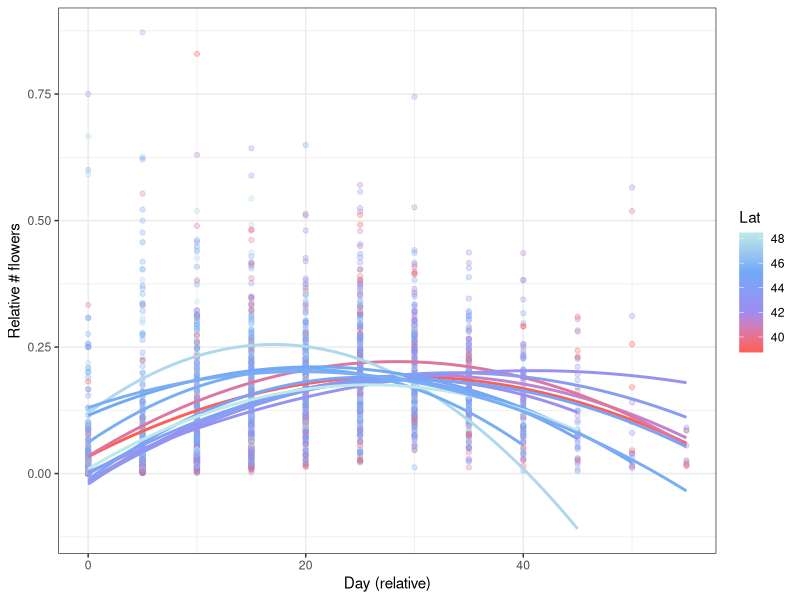
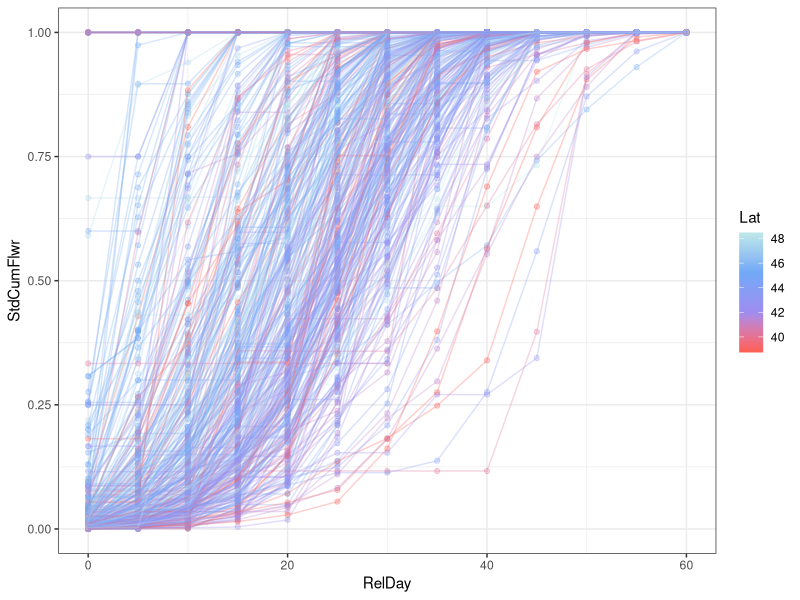
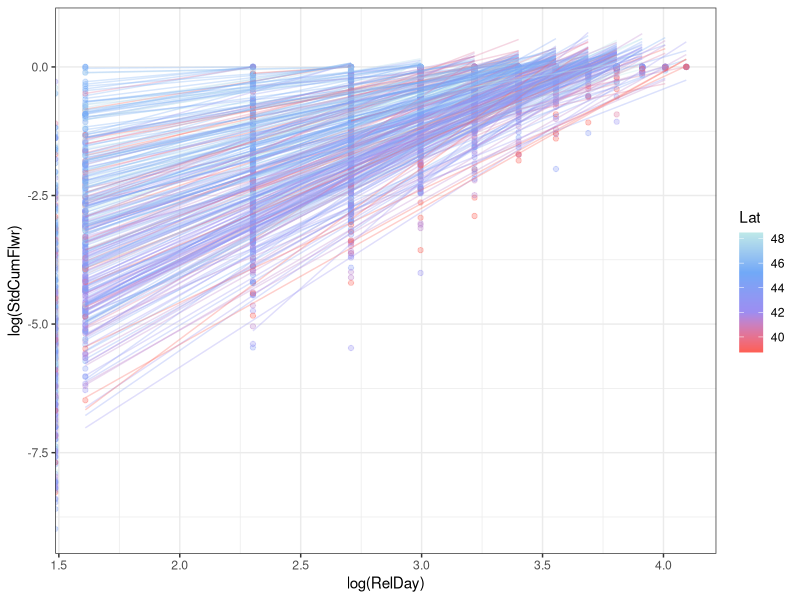
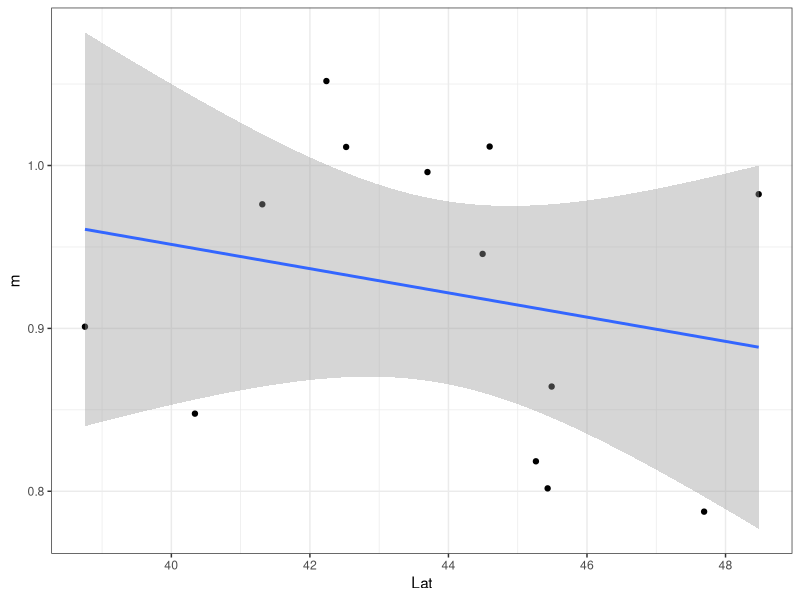

Write R code to recreate these figures, in order.
## ---- chunk 1
knitr::opts_chunk$set(echo = TRUE)
library(ggplot2)
library(tidyr)
library(viridis)
library(lme4)
library(mgcv)
## ---- chunk 2
Disp<-read.csv("LythrumDisplay2008.csv")
Disp$Block<-as.factor(gsub("[a-f]","",Disp$Row))
Disp$RelFit<-Disp$HinfW/mean(Disp$HinfW,na.rm=T)
head(Disp)
## ---- chunk 3
Days<-names(Disp)[grep("d[0-9]",names(Disp))] # Vector of names
Flwr<-Disp %>% gather(all_of(Days),key="RelDay",value="OpFlwr") # Rearrange
Flwr$RelDay<-as.numeric(gsub("d","",Flwr$RelDay)) # Remove 'd' from day
head(Flwr)
## ---- chunk 4
Flwr$AbsDay<-Flwr$RelDay+Flwr$Start # Add absolute day
Flwr$CumFlwr<-ave(Flwr$OpFlwr,Flwr$Num,FUN=cumsum) # Calculate cumulative N flowers
## ---- chunk 5
FlwrStd<-function(x){x/max(x,na.rm=T)}
FlwrStd2<-function(x){x/sum(x,na.rm=T)}
Flwr$StdCumFlwr<-ave(Flwr$CumFlwr,Flwr$Num,FUN=FlwrStd)
Flwr$StdOpFlwr<-ave(Flwr$OpFlwr,Flwr$Num,FUN=FlwrStd2)
## ---- chunk 6
# Fit quadratic
Dale<- qplot(x=AbsDay,y=OpFlwr,data=
        Flwr[Flwr$Num %in% c(1:3),],colour=as.factor(Num),
      alpha=I(0.3)) + theme_bw() + 
  geom_smooth(se=F,method="gam") # gam (generalized additive model)


# Other smoothing options to try
#  geom_smooth(method="lm",formula= y ~ x +I(x^2), se=F) # Quadratic
#  geom_smooth(se=F,method="gam") # gam (generalized additive model)

## ---- chunk 7
Lm1<-lm(OpFlwr ~ AbsDay + I(AbsDay^2), data=Flwr[Flwr$Num == 3,])
summary(Lm1)
predict(Lm1)
max(Flwr$AbsDay,na.rm=T)
## ---- chunk 8
?gam
Mod1<-gam(OpFlwr ~ s(AbsDay), data=Flwr[Flwr$Num == 3,])
summary(Mod1)

## ---- chunk 9
?predict.gam
Pred1<-predict(Mod1)
Pred1
## ---- chunk 10
for (i in 1:10){
  print(i)
}
## ---- chunk 11
ggplot(aes(x=RelDay,y=StdOpFlwr,group=Pop,colour=Lat),data=Flwr[Flwr$StdOpFlwr>0 & Flwr$StdCumFlwr<1,])+
  geom_point(alpha=I(0.3))+stat_smooth(method="lm",se=F,alpha=I(0.3),formula=y~x+I(x^2))+
  theme_bw()+
  scale_color_gradientn(colours=c("#FE5F55","#9D8DF1","#71A9F7","#BEE9E8"))+
  labs(x="Day (relative)",y="Relative # flowers")
## ---- chunk 12
ggplot(aes(x=RelDay,y=StdCumFlwr,group=Num,colour=Lat),data=Flwr)+
  geom_point(alpha=I(0.3))+geom_line(alpha=I(0.3))+
  theme_bw()+
  scale_color_gradientn(colours=c("#FE5F55","#9D8DF1","#71A9F7","#BEE9E8"))
## ---- chunk 13
ggplot(aes(x=log(RelDay),y=log(StdCumFlwr),group=Num,colour=Lat),data=Flwr[Flwr$StdOpFlwr>0 & Flwr$StdOpFlwr<1,])+
  geom_point(alpha=I(0.3))+stat_smooth(geom="line",method="lm",se=F,alpha=0.3)+
  theme_bw()+
  scale_color_gradientn(colours=c("#FE5F55","#9D8DF1","#71A9F7","#BEE9E8"))
## ---- chunk 14
# Set factor for individual IDs
Flwr$ID<-as.factor(Flwr$Num)
Flwr$Pop<-as.factor(Flwr$Lat)
## ---- chunk 15
FC<-function(x,y){
  Coef<-lm(y~x)$coefficients
  return(cbind(Coef[[1]],Coef[[2]]))
}
CurvDat<-data.frame(ID=unique(Flwr$ID),Pop=NA,a=NA,b=NA,m=NA)
for(i in unique(Flwr$ID)){
  subDat<-Flwr[Flwr$StdOpFlwr>0 & Flwr$StdOpFlwr<1,]
  subDat<-subDat[subDat$ID==i,]
  if(nrow(subDat)>5){
    Cf<-lm(StdOpFlwr~RelDay+I(RelDay^2),data=subDat)$coefficients
    CurvDat[CurvDat$ID==i,"Pop"]<-unique(subDat$Pop)
    CurvDat[CurvDat$ID==i,"m"]<-Cf[[1]]
    CurvDat[CurvDat$ID==i,"a"]<-Cf[[2]]
    CurvDat[CurvDat$ID==i,"b"]<-Cf[[3]]
    subDat<-Cf<-NA
  }
}

#FC1<-lmer(StdCumFlwr~RelDay+I(RelDay^2),
#          data=Flwr[Flwr$StdOpFlwr>0 & Flwr$StdOpFlwr<1,])
## ---- chunk 16
FR1<-lmer(log(StdCumFlwr)~log(StdOpFlwr)*Pop+(log(StdOpFlwr)|ID),
       data=Flwr[Flwr$StdOpFlwr>0 & Flwr$StdOpFlwr<1,])

Coefs<-summary(FR1)$coefficients[,1]
Coefs<-Coefs[grep("log",names(Coefs))]
Slopes<-data.frame(Lat=as.numeric(levels(Flwr$Pop)),m=Coefs)
Slopes$m<-Slopes$m+Slopes$m[1] # Calculate slopes
Slopes$m[1]<-Slopes$m[1]/2 
qplot(Lat,m,data=Slopes)+geom_smooth(method='lm')+theme_bw()
summary(lm(m~Lat,data=Slopes))
